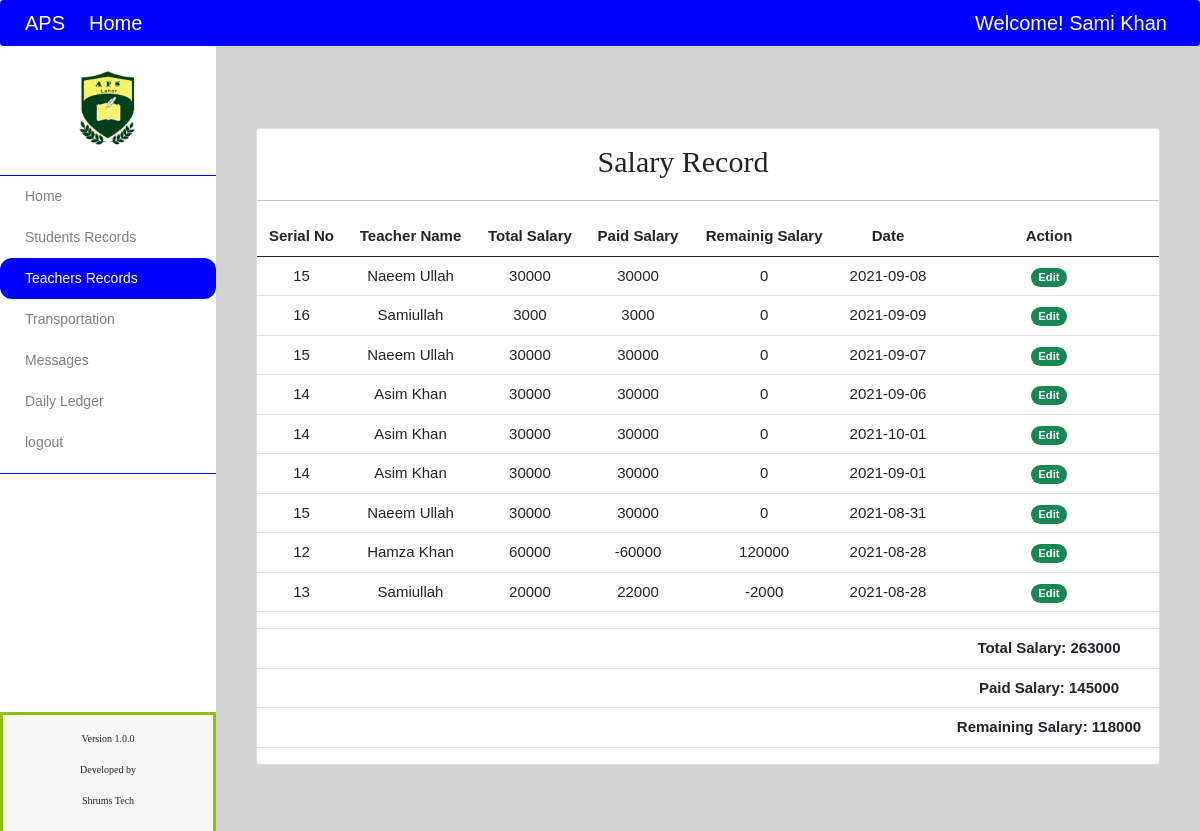
The page /salary_record.php (signed in) on the database its author committed.
### tables this page shows
CREATE TABLE `teachers_salary` (
  `id` int(11) NOT NULL,
  `teacher_id` text NOT NULL,
  `name` text NOT NULL,
  `type` text NOT NULL,
  `total_salary` text NOT NULL,
  `date` date NOT NULL,
  `submit_salary` text NOT NULL
);

### salary_record.php (the view, shortened to what this page needs)
<?php
include('cruds/insert.php');
$id=$_GET["id"];
if($id!=""){
    $all_salary = mysqli_query($con,"SELECT * FROM `teachers_salary` where `teacher_id`='$id' order by id desc ");
    $all_salary_sum = mysqli_query($con,"SELECT SUM(`total_salary`) As `total_salary` FROM `teachers_salary` where `teacher_id`='$id'");
	$all_salary_sum_result = mysqli_fetch_array($all_salary_sum);
	$submit_salary_sum = mysqli_query($con,"SELECT SUM(`submit_salary`) As `submit_salary` FROM `teachers_salary` where `teacher_id`='$id'");
	$submit_salary_sum_result = mysqli_fetch_array($submit_salary_sum);
}
else{
    $all_salary = mysqli_query($con,"SELECT * FROM `teachers_salary` order by id desc ");
    $all_salary_sum = mysqli_query($con,"SELECT SUM(`total_salary`) As `total_salary` FROM `teachers_salary`");
	$all_salary_sum_result = mysqli_fetch_array($all_salary_sum);
	$submit_salary_sum = mysqli_query($con,"SELECT SUM(`submit_salary`) As `submit_salary` FROM `teachers_salary`");
	$submit_salary_sum_result = mysqli_fetch_array($submit_salary_sum);
}
?>
<!DOCTYPE html>
<html lang="en">
<head>
</head>
<body>
<?php
include('include/header.php');
?>
<nav
		class="navbar navbar-expand-lg navbar-dark custom-bg container-fluid navbar-toggler sticky-top">
		<div class="container-fluid">
			<a class="navbar-brand" href="index.php">APS</a>
			<div class="collapse navbar-collapse" id="navbarSupportedContent">
				<ul class="navbar-nav me-auto mb-2 mb-lg-0">
					<li class="nav-item"><a class="nav-link active"
						aria-current="page" href="index.php">Home</a></li>
				</ul>
				<ul class="navbar-nav text-right">
					<li class="nav-item"><a class="nav-link active"
						aria-current="page" href="#!">Welcome! <span
							><?php $firstname= $_SESSION['firstname']; $lastname=$_SESSION['lastname']; echo $firstname.' '.$lastname?></span></a></li>
				</ul>
			</div>
		</div>
	</nav>
	<div class="sidebar">
		<div class="text-center">
			<img class="logo" src="images/logo.png" alt="logo" />
		</div>
		<div class="main" id="main">
			<a href="index.php" class="item">Home</a>
            <a href="student_record.php" class="item ">Students Records</a>
            <a href="teacher_record.php" class="item item-select" >Teachers Records</a>
			<a href="transport_home.php" class="item " >Transportation</a>
			<a href="message_category.php" class="item " >Messages</a>
			<a href="daily_ledger.php" class="item " >Daily Ledger</a>
            <a class="nav-link active " aria-current="page" href="logout.php">logout</a>
		</div>
		<div class="card-footer text-center update fixed footer"
			style="position: absolute; bottom: 0px;">
			<p class="mt-2">Version 1.0.0</p>
			<p>Developed by</p>
			<p>Shrums Tech </p>
		</div>
	</div>
	<div class="content card-body">
    <div>
        <div class="container text-center "
			style="font-size: 15px; margin-bottom: 50px;">
			<div  class="alert" role="alert">
			</div>
			<card class="card">
			<table class="table rTable caption-top">
				<theader colspan="10"
					style="margin-top:10px;margin-right:50px; font-size:30px;font-family:bold;"
					th:text="${semester}+' '+'Semester Result List'">Salary
				Record</theader>
				<thead>
					<tr>
						<th scope="col">Serial No</th>
						<th scope="col">Teacher Name</th>
						<th scope="col">Total Salary</th>
						<th scope="col">Paid Salary</th>
						<th scope="col">Remainig Salary</th>
						<th scope="col">Date</th>
                        <th scope="col" colspan="2">Action</th>
					</tr>
				</thead>
				<tbody>
                <?php while($row = mysqli_fetch_array($all_salary)) {?>
					<tr >
						<td ><?php echo $row['teacher_id'];?></td>
						<td ><?php echo $row['name']?></td>
						<td ><?php echo $row['total_salary'];?></td>
                        <td ><?php echo $row['submit_salary'];?></td>
						<td ><?php echo $row['total_salary'] - $row['submit_salary'];?></td>
						<td ><?php echo $row['date'];?> </td>
                        <td ><a	 href="" data-bs-toggle="modal" data-bs-target="#update_fee" onclick="updateSalary('<?php echo $row['id'];?>',
						'<?php echo $row['teacher_id'];?>',
                        '<?php echo $row['name']?>','<?php echo $row['total_salary'];?>',
                        '<?php echo $row['submit_salary'];?>', '<?php echo $row['date'];?>')"
                        class="badge bg-success rounded-pill"  style="text-decoration:none;" >Edit</a></td>
					</tr>
                    <?php };?>
                    <tr>
                        <td></td>
                        <td></td>
                        <td></td>
                        <td></td>
                        <td></td>
                        <td></td>
                        <td></td>
                    </tr>
                    <hr>
                    <tr>
                        <td></td>
                        <td></td>
                        <td></td>
                        <td></td>
                        <td></td>
                        <td></td>
                        <th  class="text-center" > Total Salary:   <?php echo $all_salary_sum_result['total_salary']?> </th>
                    </tr>
                    <tr>
                        <td></td>
                        <td></td>
                        <td></td>
                        <td></td>
                        <td></td>
                        <td></td>
                        <th colspan="2" class="text-center" >Paid Salary: <?php echo $submit_salary_sum_result['submit_salary']?> </th>
                    </tr>
                    <tr>
                        <td></td>
                        <td></td>
                        <td></td>
                        <td></td>
                        <td></td>
                        <td></td>
                        <th colspan="2" class="text-center" >Remaining Salary: <?php echo $all_salary_sum_result['total_salary']-$submit_salary_sum_result['submit_salary']?> </th>
                    </tr>
				</tbody>
			</table>
        </div>
	</div>
	</div>
</body>
</html>

### css/style.css (style rules this page uses)
body { background-color: lightgray !important; }
.custom-bg { background-color: blue !important; }
.sidebar { width: 18%; background: white; height: 95%; position: fixed; padding-top: 25px; overflow: scroll; overflow-y: scroll; overflow-x: hidden; }
.sidebar a { display: block; width: 100%; padding: 10px 25px; text-decoration: none; color: gray; }
.item-select { background: blue; color: white!important; border-radius: 12px; }
.sidebar .logo { width: 35%; height: 35%; margin-bottom: 20px; }
.content { margin-left: 19%; margin-right: 1%; }
.update { margin-top: 10px; font-family: italic; font-size: 10px; }
.footer { position: relative; bottom: 0; width: 100%; border: 3px solid #8AC007; }
body { font-family: Verdana, Geneva, sans-serif; font-size: 14px; background: #f2f2f2; }

### rows shown on the page
teachers_salary: teacher "15", name "Naeem Ullah", total_salary "30000", submit_salary "30000", $row['total_salary'] - $row['submit_salary'] "0", date "2021-09-08"
teachers_salary: teacher "16", name "Samiullah", total_salary "3000", submit_salary "3000", $row['total_salary'] - $row['submit_salary'] "0", date "2021-09-09"
teachers_salary: teacher "15", name "Naeem Ullah", total_salary "30000", submit_salary "30000", $row['total_salary'] - $row['submit_salary'] "0", date "2021-09-07"
teachers_salary: teacher "14", name "Asim Khan", total_salary "30000", submit_salary "30000", $row['total_salary'] - $row['submit_salary'] "0", date "2021-09-06"
teachers_salary: teacher "14", name "Asim Khan", total_salary "30000", submit_salary "30000", $row['total_salary'] - $row['submit_salary'] "0", date "2021-10-01"
teachers_salary: teacher "14", name "Asim Khan", total_salary "30000", submit_salary "30000", $row['total_salary'] - $row['submit_salary'] "0", date "2021-09-01"
teachers_salary: teacher "15", name "Naeem Ullah", total_salary "30000", submit_salary "30000", $row['total_salary'] - $row['submit_salary'] "0", date "2021-08-31"
teachers_salary: teacher "12", name "Hamza Khan", total_salary "60000", submit_salary "-60000", $row['total_salary'] - $row['submit_salary'] "120000", date "2021-08-28"
teachers_salary: teacher "13", name "Samiullah", total_salary "20000", submit_salary "22000", $row['total_salary'] - $row['submit_salary'] "-2000", date "2021-08-28"

### other values the page prints
$firstname "Sami"
$lastname "Khan"
$all_salary_sum_result['total_salary'] "263000"
$submit_salary_sum_result['submit_salary'] "145000"
